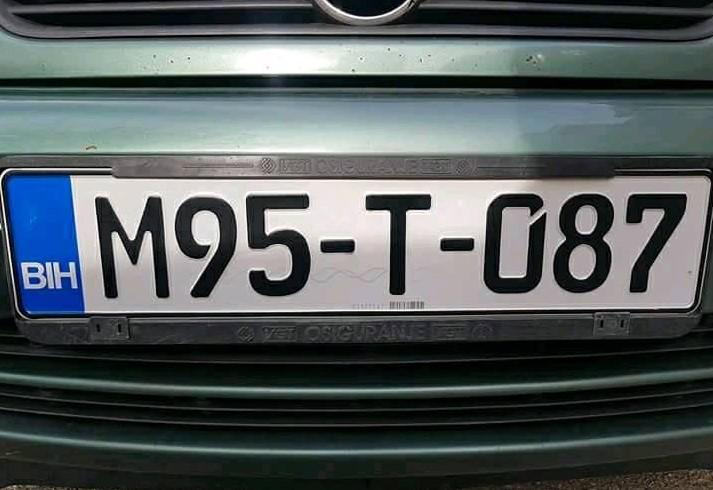
#> input picture AI/src/sika.jpg, 713 x 490 px
$ python -i DetectPlate.py   (imports and definitions only)
#> lines starting #> are read from the running program, lines starting #| are printed output that depends on the picture; after the words box and inside, x2 and y2 are one past the last pixel; in counts of white or black regions, pixels touching at a corner belong together
from skimage.io import imread
from skimage.filters import threshold_mean


from definitions import ROOT_DIR

def detect_plate(image_url):
#> called with image_url = '../sika.jpg'
    counter = 0
    car_image = imread(image_url, as_gray=True)
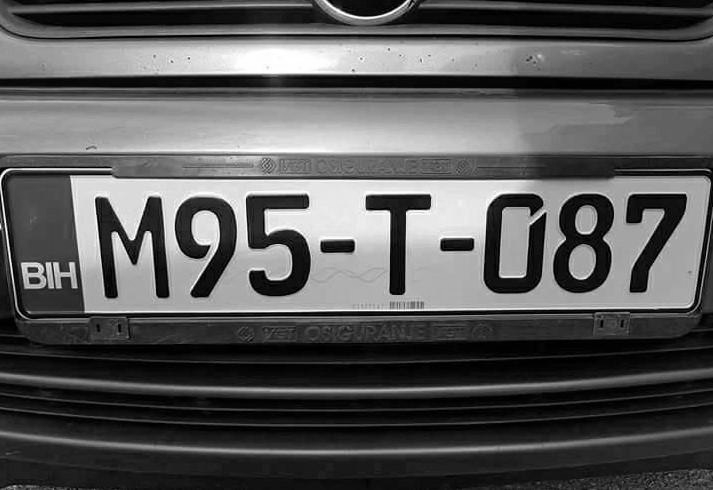
#> car_image: shape (490, 713) float64; min 0, max 1, mean 0.346
    import matplotlib.pyplot as plt
    gray_car_image = car_image * 255
    # gray_car_image = imutils.rotate(gray_car_image, 350)
    fig, (ax1, ax2) = plt.subplots(1, 2)
    ax1.imshow(gray_car_image, cmap="gray")
    threshold_value = threshold_mean(gray_car_image)
#> threshold_value = 88.18
    binary_car_image = gray_car_image > threshold_value
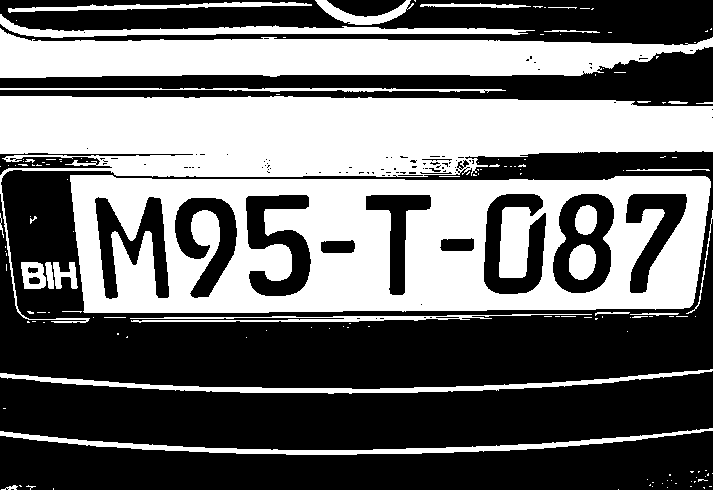
#> binary_car_image: shape (490, 713) bool; 42.7% white; 149 white regions (115 under 20 px), largest, box (x1, y1, x2, y2) and area: (70, 175, 711, 313) 59113, (0, 96, 713, 323) 48041, (0, 28, 713, 78) 23012
    # print(binary_car_image)
    ax2.imshow(binary_car_image, cmap="gray")
    plt.savefig(f"" + ROOT_DIR +"/output/output_" + str(counter) + ".png", bbox_inches='tight', pad_inches=0, dpi=200)
#> (this line was passed over: definitions is not available in this run)
    counter = counter + 1

    # ax2.imshow(gray_car_image, cmap="gray")
    # plt.show()

    # CCA (finding connected regions) of binary image

    from skimage import measure
    from skimage.measure import regionprops
    import matplotlib.pyplot as plt
    import matplotlib.patches as patches

    # this gets all the connected regions and groups them together
    label_image = measure.label(binary_car_image)
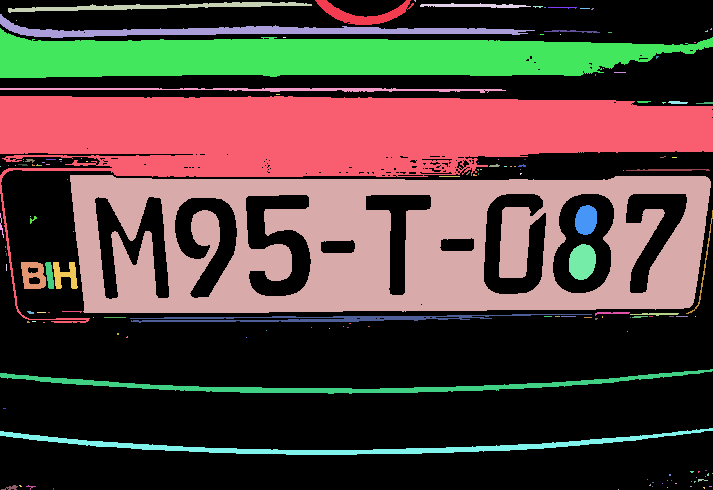
#> label_image: shape (490, 713) int32; 150 distinct labels, from 0 to 149; one colour per label, 0 black

    #print(label_image.shape)  # width of car img

    # getting the maximum width, height and minimum width and height that a license plate can be
    plate_dimensions = (
        0.01 * label_image.shape[0], 0.08 * label_image.shape[0], 0.1 * label_image.shape[1],
        0.3 * label_image.shape[1])
#> plate_dimensions = (4.9, 39.2, 71.3, 213.9)
    plate_dimensions2 = (
        0.08 * label_image.shape[0], 0.99 * label_image.shape[0], 0.15 * label_image.shape[1],
        0.99 * label_image.shape[1])
#> plate_dimensions2 = (39.2, 485.1, 107, 705.9)
    min_height, max_height, min_width, max_width = plate_dimensions
#> min_height = 4.9; max_height = 39.2; min_width = 71.3; max_width = 213.9
    plate_objects_cordinates = []
    plate_like_objects = []

    fig, (ax1) = plt.subplots(1)
    ax1.imshow(binary_car_image, cmap="gray")
    flag = 0
    # regionprops creates a list of properties of all the labelled regions
    for region in regionprops(label_image):
        # print(region)
        if region.area < 50:
            # if the region is so small then it's likely not a license plate
            continue
            # the bounding box coordinates
        min_row, min_col, max_row, max_col = region.bbox
        # [4 lines of commented-out code are left out]

        region_height = max_row - min_row
        region_width = max_col - min_col
        # print(region_height)
        # print(region_width)

        # ensuring that the region identified satisfies the condition of a typical license plate
        if 5 > region_width / region_height > 3 and region_height >= min_height and region_height <= max_height and region_width >= min_width and region_width <= max_width and region_width > region_height:
            flag = 1
            plate_like_objects.append(binary_car_image[min_row:max_row,
                                      min_col:max_col])
            plate_objects_cordinates.append((min_row, min_col,
                                             max_row, max_col))
            rectBorder = patches.Rectangle((min_col, min_row), max_col - min_col, max_row - min_row, edgecolor="red",
                                           linewidth=2, fill=False)
            ax1.add_patch(rectBorder)
#> this loop made 149 passes
#> (min_row, min_col, max_row, max_col, region_height, region_width, flag) on pass 1: (0, 315, 25, 414, 25, 99, 1)
#> (min_row, min_col, max_row, max_col, region_height, region_width) on passes 3, 4, 10, 12, 14, 25: (2, 8, 13, 312, 11, 304), (3, 420, 8, 531, 5, 111), (14, 0, 38, 535, 24, 535), (28, 0, 78, 713, 50, 713), (30, 544, 33, 600, 3, 56), (88, 0, 93, 506, 5, 506)
#> after the loop, plate_like_objects = 1 item; plate_objects_cordinates = [(0, 315, 25, 414)]
            # let's draw a red rectangle over those regions
    if (flag == 1):
        plt.savefig(f"" + ROOT_DIR + "/output/output_" + str(counter) +".png", bbox_inches='tight', pad_inches=0, dpi=200)
#> (this line was passed over: definitions is not available in this run)
        counter = counter + 1

        # print(plate_like_objects[0])
        #plt.show()

    # if(flag==0):
    min_height, max_height, min_width, max_width = plate_dimensions2
#> min_height = 39.2; max_height = 485.1; min_width = 107
    # plate_objects_cordinates = []
    # plate_like_objects = []

    fig, (ax1) = plt.subplots(1)
    ax1.imshow(gray_car_image, cmap="gray")

    # regionprops creates a list of properties of all the labelled regions
    for region in regionprops(label_image):
        if region.area < 50:
            # if the region is so small then it's likely not a license plate
            continue
            # the bounding box coordinates
        min_row, min_col, max_row, max_col = region.bbox
        # [4 lines of commented-out code are left out]

        region_height = max_row - min_row
        region_width = max_col - min_col
        # print(region_height)
        # print(region_width)

        # ensuring that the region identified satisfies the condition of a typical license plate
        if 5 > region_width / region_height > 3 and region_height >= min_height and region_height <= max_height and region_width >= min_width and region_width <= max_width and region_width > region_height:
            # print("hello")
            plate_like_objects.append(binary_car_image[min_row:max_row,
                                      min_col:max_col])
            plate_objects_cordinates.append((min_row, min_col,
                                             max_row, max_col))
            rectBorder = patches.Rectangle((min_col, min_row), max_col - min_col, max_row - min_row, edgecolor="red",
                                           linewidth=2, fill=False)
            ax1.add_patch(rectBorder)
#> this loop made 149 passes
#> (min_row, min_col, max_row, max_col, region_height, region_width) on passes 1, 3, 4, 10, 12, 14, 25, 27, 67: (0, 315, 25, 414, 25, 99), (2, 8, 13, 312, 11, 304), (3, 420, 8, 531, 5, 111), (14, 0, 38, 535, 24, 535), (28, 0, 78, 713, 50, 713), (30, 544, 33, 600, 3, 56), (88, 0, 93, 506, 5, 506), (96, 0, 323, 713, 227, 713), (175, 70, 313, 711, 138, 641)
#> after the loop, plate_like_objects = 2 items; plate_objects_cordinates = [(0, 315, 25, 414), (175, 70, 313, 711)]
            # let's draw a red rectangle over those regions
        # print(plate_like_objects[0])
    plt.savefig(f"" + ROOT_DIR + "/output/output_" + str(counter) + ".png", bbox_inches='tight', pad_inches=0, dpi=200)
#> (this line was passed over: definitions is not available in this run)

    # plt.show()
    return plate_like_objects

>>> result = detect_plate('../sika.jpg')
#> result = 2 items
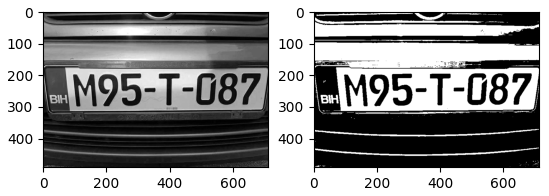
#> figure drawn by matplotlib, 2 panels
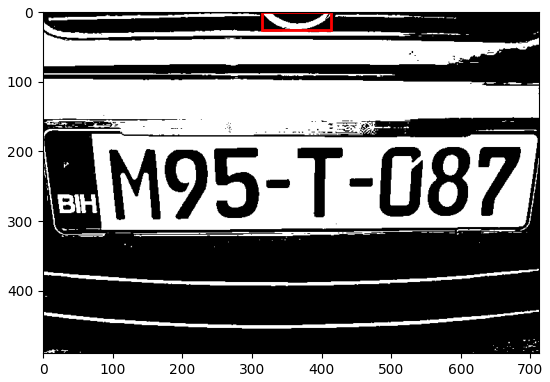
#> figure drawn by matplotlib, 1 panel
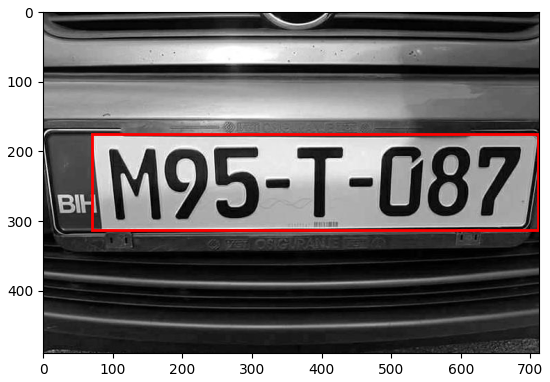
#> figure drawn by matplotlib, 1 panel
